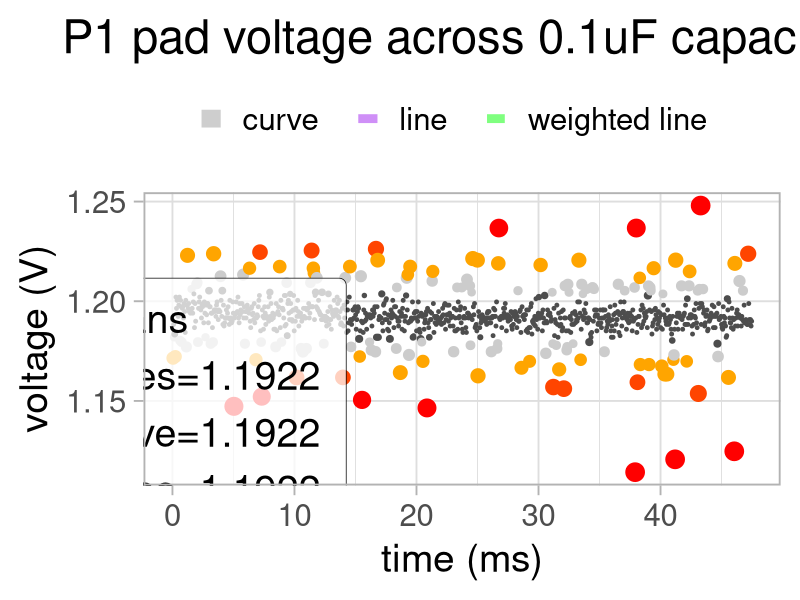
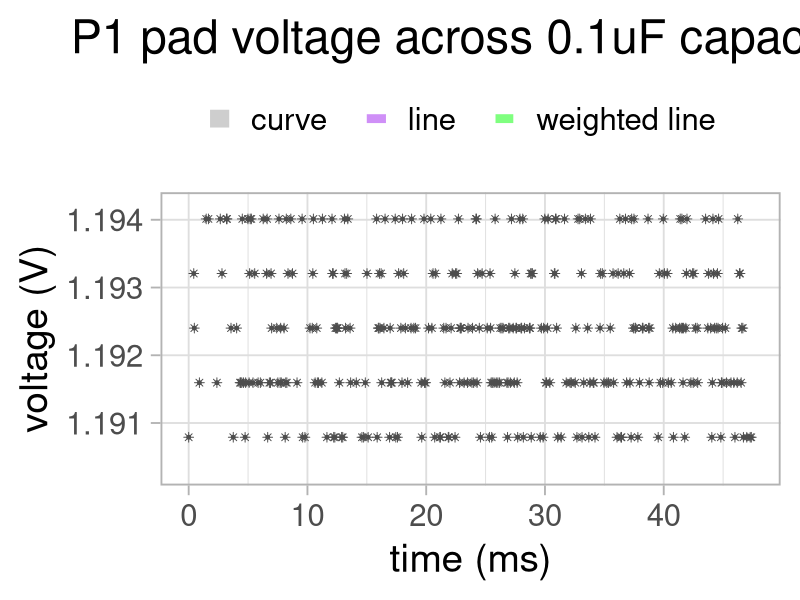
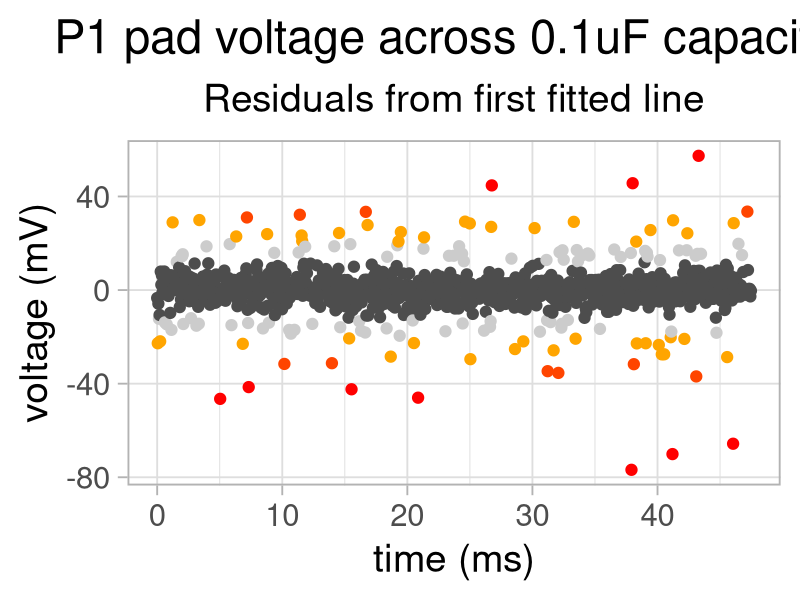
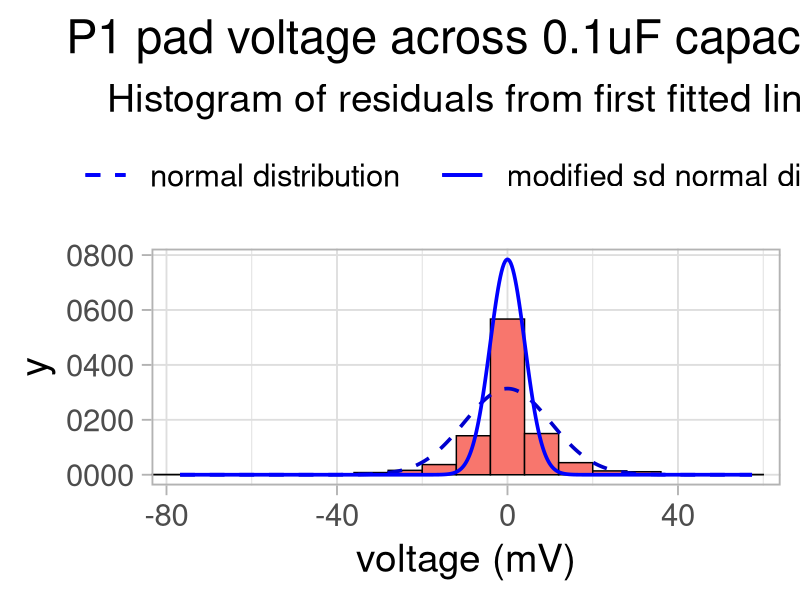
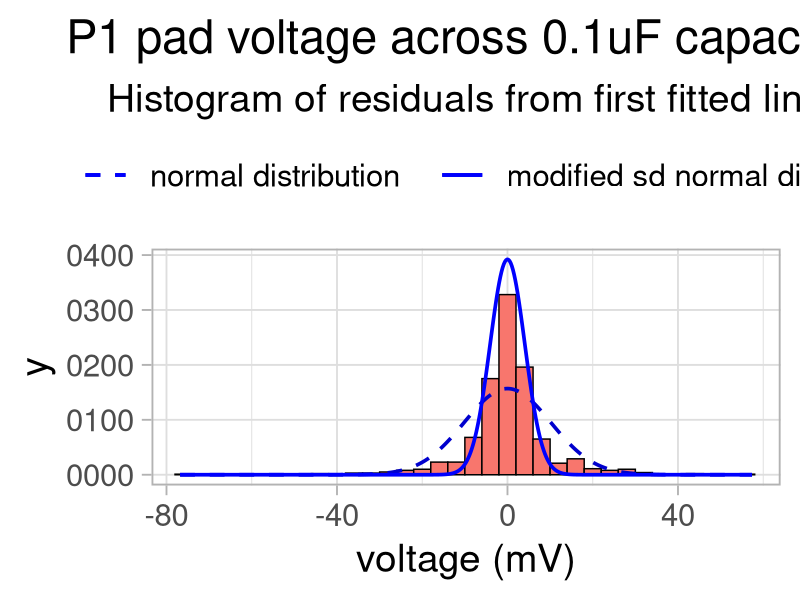
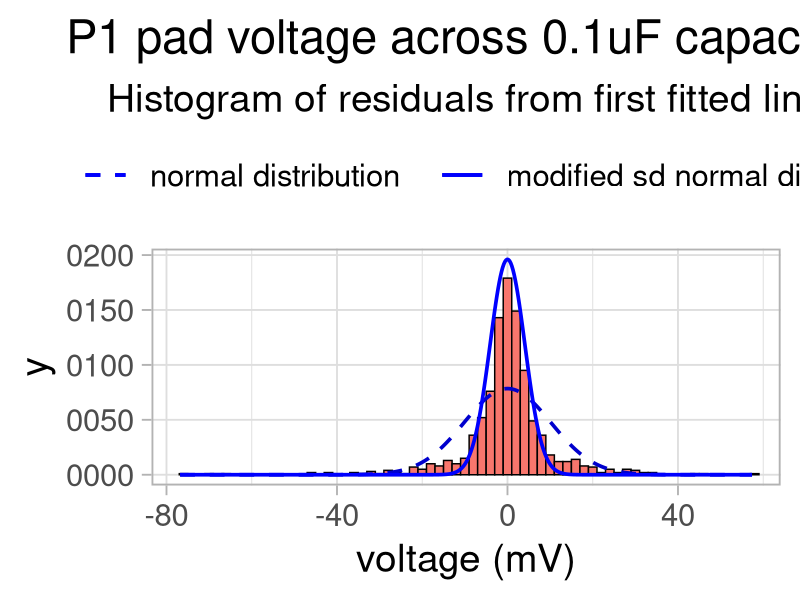
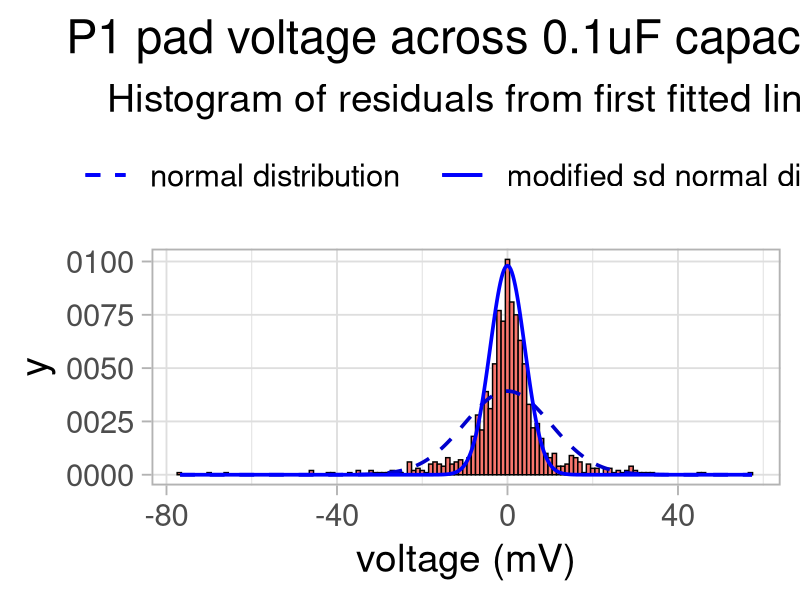
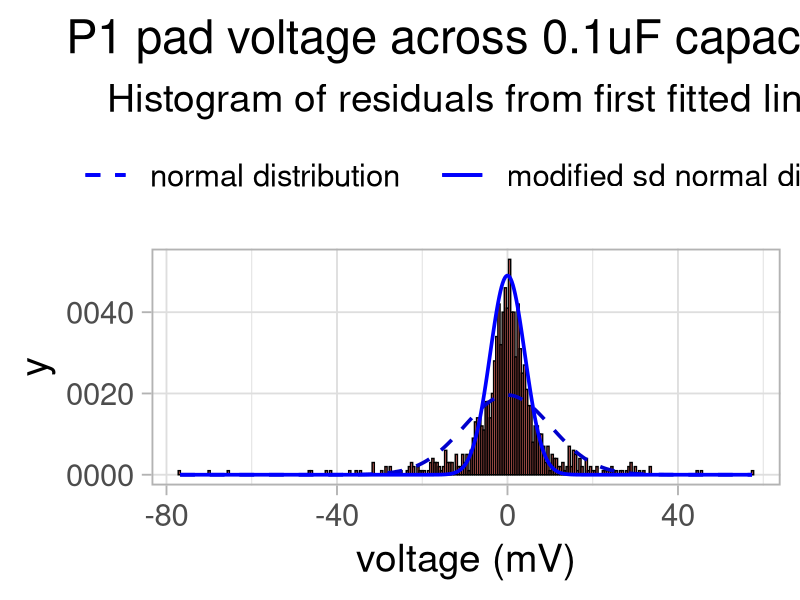

Source code (R) for these figures, in order:
library('stringr')
library('ggplot2')
library('grid')
library('gridExtra')

### Plot some ADC samples from a capacitor discharge or constant
### charge/distcharge looking at curve/line fitting and distribution
### of the samples

### This could be a lot neater

### A (different) example fo what was executed
###
### >>> [pulse.send(pulses) in range(10)] ; print(mean1000samples_alt2(p1))
### [False]
### 10470.7
### >>> pulses
### array('H', [40000, 500])

### 1000 ADC values from CP 5.0.0 on a CLUE (nRF52840 12 bit) Copied in from REPL 

### samples 1 2.2uF non-continuous

samples1 <- c(
     10592, 10624, 10544, 10624, 10656, 10592, 10544, 10560, 10576, 10576,
     10544, 10544, 10640, 10640, 10592, 10480, 10560, 10608, 10592, 10352,
     10592, 10336, 10544, 10528, 10608, 10592, 10544, 10432, 10608, 10496,
     10528, 10640, 10656, 10544, 10656, 10528, 10560, 10624, 10592, 10576,
     10560, 10448, 10112, 10624, 10640, 10624, 10560, 10512, 10496, 10624,
     10512, 10512, 10624, 10752, 10480, 10544, 10544, 10560, 10784, 10480,
     10528, 10640, 10528, 10496, 10704, 10592, 10480, 10560, 10592, 10512,
     10576, 10384, 10624, 10624, 10496, 10512, 10480, 10528, 10608, 10528,
     10576, 10496, 10512, 10480, 10336, 10736, 10544, 10480, 10496, 10416,
     10624, 10544, 10544, 10576, 10576, 10560, 10528, 10528, 10512, 10560,
     10560, 10528, 10560, 10496, 10144, 10496, 10832, 10528, 10560, 10496,
     10560, 10592, 10496, 10432, 10480, 10560, 10480, 10544, 10480, 10544,
     10496, 10512, 10544, 10512, 10528, 10560, 10512, 10544, 10544, 10496,
     10512, 10496, 10368, 10480, 10528, 10480, 10496, 10560, 10496, 10544,
     10496, 10432, 10512, 10544, 10528, 10544, 10560, 10560, 10544, 10592,
     10448, 10400, 10512, 10560, 10528, 10528, 10480, 10496, 10512, 10464,
     10464, 10480, 10464, 10480, 10480, 10496, 10560, 10496, 10464, 10448,
     10448, 10528, 10496, 10496, 10464, 10480, 10560, 10496, 10496, 10640,
     10560, 10512, 10480, 10512, 10496, 10480, 10480, 10544, 10464, 10480,
     10624, 10272, 10528, 10496, 10464, 10800, 10496, 10528, 10448, 10560,
     10512, 10496, 10464, 10528, 10480, 10576, 10480, 10560, 10480, 10576,
     10480, 10512, 10608, 10448, 10496, 10480, 10512, 10752, 10480, 10480,
     10480, 10480, 10480, 10464, 10480, 10544, 10464, 10432, 10608, 10384,
     10368, 10512, 10512, 10480, 10528, 10272, 10336, 10448, 10480, 10528,
     10416, 10464, 10448, 10416, 10480, 10576, 10512, 10496, 10512, 10528,
     10464, 10432, 10464, 10512, 10432, 10544, 10432, 10448, 10480, 10448,
     10432, 10464, 10352, 10432, 10480, 10464, 10528, 10480, 10416, 10480,
     10480, 10480, 10496, 10416, 10480, 10288, 10512, 10448, 10448, 10464,
     10304, 10384, 10480, 10448, 10480, 10624, 10496, 10448, 10368, 10496,
     10560, 10464, 10528, 10336, 10416, 10496, 10416, 10416, 10496, 10432,
     10352, 10416, 10496, 10496, 10432, 10560, 10416, 10528, 10320, 10464,
     10512, 10496, 10496, 10400, 10416, 10496, 10544, 10320, 10304, 10496,
     10352, 10400, 10512, 10352, 10464, 10384, 10400, 10496, 10480, 10416,
     10464, 10512, 10528, 10352, 10448, 10416, 10416, 10480, 10496, 10560,
     10416, 10400, 10416, 10448, 10480, 10320, 10400, 10720, 10416, 10416,
     10464, 10448, 10432, 10464, 10448, 10384, 10416, 10432, 10416, 10432,
     10352, 10416, 10352, 10224, 10416, 10464, 10464, 10496, 10416, 10128,
     10432, 10720, 10480, 10416, 10448, 10416, 10464, 10368, 10432, 10480,
     10432, 10464, 10496, 10480, 10464, 10432, 10352, 10400, 10496, 10416,
     10464, 10448, 10368, 10400, 10496, 10224, 10400, 10480, 10464, 10432,
     10448, 10416, 10416, 10496, 10496, 10464, 10416, 10400, 10368, 10384,
     10432, 9968, 10192, 10416, 10400, 10480, 10512, 10480, 10432, 10432,
     10480, 10352, 10432, 10416, 10512, 10384, 10176, 10752, 10528, 10192,
     10352, 10432, 10384, 10480, 10448, 10368, 10160, 10368, 10448, 10528,
     10448, 10352, 10320, 10416, 10400, 10384, 10336, 10432, 10368, 10384,
     10432, 10432, 10448, 10352, 10384, 10416, 10496, 10496, 10496, 10256,
     10080, 10624, 10448, 10384, 10336, 10448, 10400, 10432, 10400, 10432,
     10416, 10352, 10368, 10416, 10224, 10352, 10352, 10432, 10336, 10432,
     10288, 10464, 10432, 10240, 10432, 10352, 10400, 10432, 10416, 10464,
     10288, 10432, 10464, 10352, 10416, 10384, 10416, 10432, 10448, 10448,
     10448, 10656, 10480, 10400, 10432, 10432, 10416, 10432, 10480, 10464,
     10352, 10432, 10464, 10384, 10528, 10432, 10480, 10496, 10416, 10496,
     10416, 10496, 10368, 10416, 10800, 10400, 10352, 10576, 10384, 10432,
     10448, 10448, 10448, 10432, 10496, 10416, 10496, 10320, 10384, 10480,
     10416, 10336, 10416, 10336, 10352, 10400, 10368, 10288, 9792, 10320,
     10368, 10352, 10400, 10320, 10432, 10160, 10384, 10432, 10432, 10368,
     10432, 10352, 10304, 10416, 10432, 10368, 10352, 10432, 10352, 10496,
     10352, 10384, 10464, 10432, 10400, 10400, 10416, 10336, 10432, 10224,
     10592, 10368, 10432, 10352, 10384, 10368, 10432, 10432, 10416, 10352,
     10272, 10416, 10384, 10448, 10368, 10352, 10304, 10240, 10400, 10528,
     10416, 10352, 10368, 10416, 10448, 10464, 10368, 10256, 10400, 10400,
     10352, 10368, 10432, 10352, 10432, 10448, 10368, 10336, 10352, 10432,
     10448, 10544, 10368, 10496, 10384, 10240, 10368, 10256, 10352, 10288,
     10320, 10304, 10384, 10352, 10400, 10432, 10384, 10384, 10352, 10352,
     10368, 10384, 10352, 10368, 10752, 10368, 10368, 10416, 10336, 10224,
     10400, 10400, 10432, 10416, 10496, 10432, 10432, 10384, 10304, 10336,
     10336, 10368, 10384, 10384, 10368, 10496, 10304, 10384, 10384, 10384,
     10352, 10304, 10432, 10352, 10272, 10352, 10416, 10368, 10512, 10336,
     10432, 10304, 10336, 10336, 10368, 10368, 10368, 10320, 10368, 10352,
     10400, 10304, 10352, 9968, 10352, 10288, 10272, 10368, 10320, 10464,
     10368, 10320, 10336, 10432, 10656, 10368, 10368, 10336, 10384, 10336,
     10336, 10352, 10336, 10224, 10368, 10384, 10336, 10336, 10336, 10320,
     10384, 10352, 10368, 10320, 10272, 10224, 10352, 10368, 10320, 10320,
     10352, 10304, 10352, 10352, 10224, 10352, 10288, 10288, 10416, 10352,
     10432, 10368, 10304, 10112, 10288, 10352, 10400, 10320, 10352, 10352,
     10320, 10208, 10512, 10288, 10208, 10320, 10272, 10304, 10368, 10352,
     10368, 10304, 10352, 10336, 10288, 10272, 10336, 10368, 10288, 10560,
     10240, 10320, 10464, 10432, 10304, 10288, 10304, 10256, 10304, 10320,
     10368, 10272, 10368, 10256, 10224, 10352, 10304, 10256, 10320, 10288,
     10336, 10288, 10320, 10224, 10320, 10320, 10400, 10368, 10304, 10384,
     10368, 10320, 10320, 10304, 10288, 10368, 10336, 10416, 10320, 10304,
     10336, 10288, 10304, 10352, 10352, 10304, 10256, 10352, 10240, 10288,
     10304, 10256, 10304, 10400, 10288, 10384, 10272, 10320, 10336, 10224,
     10368, 10256, 10368, 10304, 10272, 10288, 10432, 10352, 10288, 10336,
     10288, 10368, 10304, 9552, 10320, 10336, 10288, 10384, 10320, 10272,
     10320, 10368, 10256, 10368, 10336, 10368, 10288, 10352, 10352, 10288,
     10512, 10320, 10320, 10352, 10336, 10272, 10160, 10336, 10288, 10272,
     10336, 10288, 10416, 10208, 10304, 10272, 10320, 10288, 10336, 10400,
     10304, 10368, 10352, 10336, 10208, 10288, 10352, 10240, 10336, 10352,
     10288, 10288, 10288, 10288, 10352, 10272, 10272, 10224, 10176, 10224,
     10224, 10224, 10272, 10384, 10368, 10208, 10320, 10320, 10320, 10336,
     10304, 9696, 10304, 10400, 10304, 10304, 10256, 10256, 10288, 10272,
     10304, 10272, 10240, 10320, 10304, 10240, 10208, 10272, 10208, 10336,
     10320, 10320, 10224, 10208, 10224, 10320, 10288, 10256, 10208, 10320,
     10240, 10224, 10224, 10352, 10384, 10336, 10336, 10304, 10304, 10256,
     10304, 10304, 10256, 10368, 10288, 10288, 10288, 10304, 10368, 10240,
     10272, 10304, 10240, 10320, 10160, 10320, 10240, 10304, 10208, 10160,
     10320, 10256, 10224, 10288, 10224, 10224, 10256, 10304, 10208, 10240,
     10304, 10288, 10368, 10336, 10256, 10176, 10304, 10288, 10240, 10224,
     10272, 10224, 10288, 10256, 10320, 10224, 10352, 10272, 10288, 10224)


### samples2 is 0.1uF ceramic/mylar with continuous pulsing at 400kHz 55000 duty
### 

### >>> discard = [print("    ", ", ".join(map(str,sample_store_list[x:x+10])), end=",\n") for x in range(0,1000,10)]

samples2 <- c(
  23808, 23712, 23680, 23696, 23696, 23712, 23696, 23712, 23696, 23648,
  23472, 23712, 23520, 23616, 23744, 23568, 23680, 23200, 23680, 23744,
  23712, 23760, 23152, 24208, 23984, 23456, 23280, 23664, 24256, 24528,
  23664, 23600, 23696, 23616, 23712, 23712, 24128, 23680, 23744, 23584,
  23936, 23600, 23552, 23936, 23648, 23840, 24448, 22928, 23664, 23360,
  24304, 23568, 23744, 23616, 23632, 23664, 23632, 23664, 23664, 23664,
  23776, 23776, 23744, 23424, 24128, 23872, 23552, 23600, 23728, 23696,
  23712, 23520, 23536, 23872, 23584, 23664, 23936, 23632, 23744, 23344,
  23680, 23712, 23664, 23744, 23664, 23600, 23600, 23680, 23648, 23856,
  23664, 23616, 23840, 23248, 24000, 23696, 23712, 23632, 24352, 23664,
  23664, 23776, 23616, 23584, 23600, 23712, 23664, 23632, 23888, 23856,
  23472, 23568, 23600, 23744, 23664, 23728, 23664, 23728, 23584, 23600,
  23872, 23696, 23440, 23568, 23504, 23712, 24336, 23744, 23712, 23760,
  23600, 23712, 23696, 23616, 23776, 23680, 23600, 23712, 23664, 23728,
  23680, 23712, 23488, 23616, 22864, 23696, 23680, 23584, 23680, 23632,
  23808, 23776, 23552, 23664, 23680, 23744, 23680, 23664, 23488, 23760,
  23744, 23808, 23536, 23728, 23712, 23408, 23648, 23744, 23712, 23728,
  23536, 23680, 23520, 23680, 23600, 23600, 23712, 23760, 23520, 23664,
  23664, 23616, 23744, 23744, 23600, 23712, 23488, 23744, 23728, 23088,
  23616, 23600, 23664, 24400, 23664, 23936, 23776, 23472, 23872, 24112,
  23472, 23680, 23728, 23664, 23536, 23664, 23568, 23664, 23680, 23552,
  23648, 23712, 23584, 23552, 23584, 23696, 23728, 23680, 23616, 23664,
  23600, 23824, 23504, 23680, 23360, 23232, 23680, 23904, 24320, 23744,
  23664, 23664, 23728, 23648, 23648, 23680, 23648, 23664, 23616, 23696,
  23696, 23536, 23760, 23648, 23648, 23776, 23696, 23792, 23536, 23504,
  23904, 23552, 23664, 24272, 23456, 23472, 23168, 23680, 23712, 23696,
  23568, 23552, 23632, 23664, 23648, 23504, 23712, 24016, 23888, 23824,
  23744, 23632, 23664, 23696, 23680, 23744, 23664, 23600, 23744, 23456,
  23552, 23600, 23664, 23808, 23664, 23664, 23376, 23728, 23440, 23728,
  23424, 23680, 24320, 23616, 23824, 23520, 23536, 23584, 23520, 23680,
  23680, 23600, 23840, 23680, 23744, 23312, 23168, 23536, 23264, 23712,
  23712, 23648, 23120, 23664, 23584, 23664, 23600, 23520, 23696, 23696,
  22432, 23680, 23728, 23456, 23648, 23664, 23776, 23600, 23664, 23632,
  23712, 22592, 23568, 23344, 23632, 24064, 23616, 22880, 23968, 23568,
  23008, 23792, 23488, 24240, 23648, 23680, 23504, 23712, 23808, 23552,
  23776, 23600, 23456, 23408, 24352, 23040, 23744, 23552, 23760, 23680,
  23600, 23664, 23632, 23264, 23680, 23648, 23296, 23520, 23840, 23344,
  23632, 23680, 23664, 23712, 23728, 23488, 23632, 23648, 23696, 23664,
  23616, 23696, 23744, 23616, 23632, 23664, 23600, 23680, 23584, 23744,
  23504, 23824, 23600, 23632, 23536, 23680, 23712, 23376, 24096, 23600,
  23456, 23728, 23504, 23744, 23632, 23712, 23664, 23600, 23664, 23808,
  23504, 23648, 23760, 23968, 23616, 24000, 23840, 23680, 23696, 23808,
  24208, 23600, 23600, 23680, 23888, 23312, 23488, 23728, 23456, 23744,
  23648, 23696, 23648, 23680, 23728, 23552, 23680, 23536, 23808, 23632,
  23664, 23648, 23680, 23920, 23648, 23152, 23712, 23280, 23632, 23712,
  23664, 23664, 23664, 23728, 23808, 23664, 23712, 23600, 23744, 23664,
  23664, 23760, 23664, 23552, 23680, 23680, 23680, 22768, 23680, 23808,
  23600, 24272, 23600, 23344, 23680, 23968, 23584, 23664, 23536, 23552,
  23872, 23664, 23824, 23968, 24064, 23632, 23632, 23712, 23568, 23728,
  23744, 23600, 23632, 23888, 23232, 23664, 23632, 23744, 23648, 23344,
  23616, 23632, 23712, 23744, 23600, 23664, 23552, 23712, 23680, 23664,
  23664, 23680, 23696, 23760, 23760, 23552, 23744, 23600, 23488, 23376,
  23600, 24096, 23712, 23584, 23616, 23744, 23664, 23584, 23600, 23840,
  23760, 23744, 23664, 23568, 23728, 23616, 23648, 23680, 23280, 23744,
  23632, 23536, 23760, 23616, 23664, 23648, 23696, 23680, 23616, 23616,
  23488, 23648, 24112, 23200, 23648, 23840, 23520, 23712, 23600, 23552,
  23664, 23664, 23728, 23664, 23712, 23680, 23712, 23520, 23584, 23680,
  23696, 23680, 23632, 23680, 23664, 23536, 23584, 23680, 23568, 23472,
  23680, 23680, 23664, 23680, 23648, 23616, 23568, 23712, 23408, 23600,
  23696, 23712, 24080, 23552, 23152, 23728, 23680, 23824, 23696, 23664,
  23488, 23760, 23808, 23472, 23552, 23616, 23680, 23760, 23696, 23408,
  23904, 23792, 23360, 23408, 23664, 23808, 23648, 23408, 23760, 23568,
  23488, 23632, 23728, 23680, 23632, 23664, 23536, 23760, 23744, 23328,
  23744, 23552, 24448, 23536, 23488, 23840, 21808, 24176, 23696, 23424,
  23696, 23104, 23504, 23728, 23696, 23744, 23728, 23680, 23648, 23632,
  23872, 23520, 23520, 23824, 23648, 24000, 23680, 24416, 23680, 23520,
  23536, 23648, 23680, 23680, 23680, 23680, 23680, 23536, 23552, 23744,
  23600, 23632, 23536, 23792, 23680, 23680, 23664, 23744, 23472, 23648,
  23664, 23680, 23712, 24128, 23680, 23488, 23552, 23664, 23664, 23696,
  23664, 23232, 23456, 23344, 23968, 23504, 23584, 23664, 23664, 23968,
  22976, 23632, 23648, 23504, 23536, 23664, 23680, 23744, 23664, 23728,
  23664, 23520, 23536, 23792, 23792, 23680, 23600, 23392, 23616, 23664,
  24112, 23472, 23456, 23808, 23680, 23696, 23664, 23664, 23680, 23520,
  23536, 23248, 23664, 23648, 23552, 23392, 23680, 23840, 23648, 24000,
  23680, 23600, 23664, 23664, 23680, 23680, 23648, 23136, 23584, 23616,
  24000, 23936, 23648, 23728, 23728, 23536, 23536, 23600, 23712, 23728,
  23664, 23680, 23712, 23760, 23616, 23472, 23520, 23600, 23680, 23856,
  23664, 23888, 24608, 23552, 23552, 23600, 23664, 23696, 23680, 24208,
  23616, 23472, 23600, 24288, 24272, 23680, 23696, 23680, 23632, 23136,
  23696, 23616, 23568, 23696, 23680, 23648, 23616, 23712, 23744, 23216,
  23552, 23296, 23616, 23856, 23680, 23712, 23664, 23536, 23536, 23568,
  23536, 23728, 23712, 23664, 23680, 23648, 23632, 23568, 23536, 23664,
  23696, 23776, 23600, 23664, 23648, 23232, 23552, 23616, 23616, 23648,
  23552, 24336, 23632, 23680, 23328, 23536, 23344, 24144, 23648, 24096,
  23680, 23536, 23648, 23744, 23552, 23760, 23664, 23616, 23632, 23632,
  23680, 23552, 23616, 23696, 23616, 23712, 23648, 23680, 23440, 23632,
  23840, 23488, 23584, 23344, 23664, 23552, 23632, 23664, 23824, 23488,
  23584, 23712, 23680, 23648, 23664, 23616, 23712, 22336, 23616, 23632,
  23760, 23680, 23712, 23312, 23728, 23680, 23744, 23200, 23536, 23856,
  23296, 22944, 23632, 23792, 23632, 23520, 23504, 23664, 23632, 23648,
  23616, 23664, 23680, 23584, 23616, 23504, 23168, 23616, 23680, 22608,
  23664, 23632, 23632, 23552, 23568, 23680, 23616, 23680, 23680, 23664,
  23248, 23536, 23616, 23424, 23728, 23600, 23744, 23728, 23808, 23472,
  23264, 23488, 23088, 23664, 22912, 24000, 23408, 23680, 23616, 23472,
  23472, 23696, 23568, 23664, 23696, 23792, 23712, 23856, 23536, 23888,
  23536, 23920, 23568, 23792, 23600, 23680, 23648, 23664, 23536, 23664,
  23744, 23648, 23616, 23600, 23664, 23536, 23536, 23728, 23648, 23664,
  23808, 23616, 23408, 23920, 23712, 23376, 23552, 23808, 23648, 23696,
  23600, 23328, 23536, 23552, 23280, 23728, 23776, 23536, 23712, 23568,
  23600, 23264, 23488, 23680, 23664, 23600, 23712, 23680, 23616, 23648
)

### same as samples2

samples3 <- c(
  23664, 23648, 23680, 23568, 23472, 23552, 23808, 23680, 23648, 23664,
  23712, 23440, 23232, 24048, 23712, 23696, 23696, 23600, 23664, 23664,
  23664, 23808, 23568, 23536, 23744, 23312, 23840, 23680, 23712, 23664,
  23680, 23648, 23664, 23664, 23584, 23664, 23744, 23712, 23744, 23536,
  23888, 23328, 23344, 23632, 23584, 23744, 23632, 23712, 23824, 23584,
  23664, 23632, 23504, 23584, 23712, 23680, 23504, 23600, 23600, 23648,
  23408, 23360, 23680, 23648, 22080, 23664, 23600, 23712, 23664, 23680,
  23648, 23696, 23584, 23584, 23680, 23664, 23792, 23648, 22912, 23648,
  23488, 23488, 23616, 23648, 23520, 23632, 23664, 23648, 23936, 23616,
  23680, 23392, 23904, 23680, 23616, 23616, 23600, 23744, 23712, 23488,
  23600, 23872, 23936, 23664, 23936, 23712, 23760, 23504, 23712, 23568,
  23680, 23616, 23600, 23632, 23648, 23648, 23760, 23616, 23920, 23680,
  23680, 23760, 23744, 23648, 23840, 23584, 23584, 23856, 23376, 23424,
  23648, 23920, 23696, 23792, 23680, 23552, 23760, 23520, 23552, 23728,
  23680, 23712, 23680, 23632, 23696, 23696, 23568, 23712, 23616, 23696,
  23680, 23600, 23648, 23632, 23616, 23728, 24176, 23792, 23472, 24160,
  23680, 23488, 23664, 23744, 23696, 23456, 23344, 23600, 23632, 23632,
  23616, 23904, 23664, 23536, 23504, 23680, 23648, 23648, 23632, 23728,
  23696, 23632, 23520, 23392, 23664, 23744, 23680, 23648, 23664, 23744,
  23536, 23536, 22640, 23104, 23664, 23632, 23680, 23344, 23456, 23376,
  23680, 23664, 23808, 23616, 23552, 23632, 23744, 23776, 23600, 23584,
  23600, 23664, 23840, 23664, 22992, 23536, 23552, 23552, 23584, 23632,
  23584, 23712, 23520, 23792, 23712, 23712, 23584, 23296, 23776, 23616,
  23280, 23664, 23568, 23696, 23648, 23552, 23680, 23680, 23648, 24192,
  24352, 23776, 23664, 23584, 23792, 23632, 23600, 23680, 23680, 23824,
  23712, 23552, 23744, 23728, 23536, 23200, 23616, 23728, 23504, 23536,
  23648, 23808, 23552, 23680, 23696, 23648, 23168, 23568, 23744, 23600,
  23648, 23632, 23616, 23584, 24272, 23584, 23616, 23696, 23568, 23680,
  23840, 23744, 23632, 24240, 23616, 23776, 23568, 23680, 23744, 23648,
  23648, 23648, 23680, 23680, 23696, 23712, 23696, 23568, 23728, 23648,
  23616, 23728, 23888, 23616, 23696, 23936, 23616, 24064, 23648, 23536,
  23504, 23648, 23584, 23648, 23616, 23648, 23680, 23936, 23584, 23680,
  23568, 24368, 23504, 23664, 23488, 24000, 23904, 23536, 23552, 23696,
  23312, 23584, 23744, 23600, 23696, 23648, 23552, 23584, 23680, 23536,
  23696, 23648, 23552, 23728, 23536, 23616, 23664, 23872, 23600, 24080,
  23200, 23936, 23360, 23536, 23616, 23776, 23696, 23632, 23632, 23680,
  23648, 23680, 23712, 23152, 23280, 23632, 23568, 23504, 23664, 23680,
  23712, 23632, 23568, 23664, 23568, 23664, 23632, 23664, 23680, 23616,
  23664, 23344, 23552, 23232, 23504, 23680, 23600, 23664, 23552, 23520,
  23552, 23600, 23072, 23712, 23648, 23648, 23744, 23536, 23712, 23568,
  23888, 23744, 23552, 24176, 23808, 23952, 22544, 23440, 23680, 23616,
  23712, 22880, 23680, 23248, 23744, 23520, 23632, 23632, 23664, 23680,
  23600, 23664, 23760, 23584, 23488, 24304, 22896, 23744, 23632, 23680,
  23680, 23648, 23696, 23744, 23856, 23568, 23600, 23648, 23632, 23648,
  23744, 23600, 23792, 24000, 23488, 23616, 23680, 23632, 23952, 23648,
  23472, 23776, 23552, 23632, 23696, 23664, 23552, 23648, 23680, 23680,
  23520, 23648, 23696, 23648, 23664, 23616, 23680, 23584, 23536, 23664,
  23552, 23728, 23664, 23856, 23616, 23744, 23664, 23568, 23664, 23712,
  23808, 23712, 23600, 23712, 23504, 23280, 23920, 23712, 23616, 23680,
  23696, 23296, 23504, 23456, 23568, 23568, 23552, 23664, 23600, 23632,
  23600, 23648, 23776, 23536, 23440, 23536, 23680, 23744, 23648, 23760,
  23680, 23744, 23520, 23648, 23632, 23680, 23744, 23680, 23600, 23760,
  24240, 23568, 23280, 23728, 23712, 23680, 23648, 23728, 23696, 23616,
  23664, 23632, 23680, 23328, 23712, 23840, 23872, 23200, 23728, 23632,
  23664, 23680, 24416, 23520, 23664, 23712, 23696, 23536, 23664, 23888,
  23632, 23072, 23696, 23376, 23712, 23648, 23424, 23552, 23744, 23664,
  23616, 23680, 23600, 23664, 23680, 23584, 23632, 23632, 23872, 23632,
  24192, 23632, 23680, 23472, 23728, 23664, 23552, 23680, 23712, 23680,
  23648, 23664, 23552, 23536, 23152, 23520, 23600, 23600, 23696, 23584,
  23472, 23776, 23280, 24048, 23568, 23584, 23616, 23680, 23680, 23728,
  23552, 23536, 23728, 23680, 23600, 23648, 23600, 23568, 23392, 23648,
  23536, 23776, 23616, 23552, 23648, 23584, 23680, 23648, 23536, 23728,
  23584, 23616, 23696, 23744, 23600, 23536, 23280, 23968, 23552, 23104,
  23632, 23840, 23728, 23600, 23680, 23664, 23488, 24112, 23680, 23776,
  23680, 23600, 23792, 23728, 23728, 23504, 23296, 23648, 23696, 23616,
  23680, 23648, 23568, 23664, 23712, 23552, 23536, 23648, 23632, 23696,
  23840, 23536, 23744, 23472, 23552, 23680, 23568, 23600, 23648, 23616,
  23776, 23664, 23488, 23712, 23664, 23648, 23808, 23680, 23952, 23680,
  23696, 23616, 23856, 23664, 23200, 23760, 23568, 23728, 23664, 23616,
  23648, 23664, 23648, 23808, 23904, 23184, 23760, 23632, 23584, 23056,
  23712, 23632, 23632, 23616, 23648, 23696, 23488, 23344, 23680, 23600,
  23984, 23680, 23616, 23712, 23472, 23616, 23712, 23680, 23600, 23616,
  23680, 23664, 23872, 23344, 23664, 23680, 23552, 23664, 23920, 23712,
  23680, 23616, 23680, 23664, 22496, 23760, 23632, 23776, 24448, 23648,
  23648, 23664, 23488, 23744, 23472, 23728, 23600, 23680, 23600, 23600,
  23936, 23936, 23552, 23712, 23568, 23600, 23600, 23600, 23648, 23664,
  23552, 23808, 23680, 23680, 23504, 23632, 23744, 23600, 23664, 23808,
  23984, 23488, 23600, 23680, 23728, 23664, 23648, 23664, 23888, 23504,
  23632, 23664, 23664, 23744, 23680, 23712, 23648, 23616, 23360, 23744,
  23520, 23600, 23872, 24016, 23664, 24000, 23632, 23648, 23088, 23600,
  23744, 23696, 23504, 23712, 23664, 23648, 23680, 23296, 23664, 23680,
  23552, 23360, 23328, 23520, 23040, 23584, 23712, 23680, 23568, 23648,
  22960, 23248, 23632, 23632, 23680, 24016, 23312, 23728, 23600, 23728,
  23440, 23632, 23648, 23552, 23728, 23568, 23472, 23616, 23760, 23264,
  23888, 23872, 23568, 23648, 23872, 23632, 23712, 23504, 23648, 24000,
  23008, 23920, 23712, 23552, 23680, 23616, 23664, 23536, 23680, 23504,
  23584, 23600, 23744, 23552, 23488, 23600, 23632, 23680, 23776, 23600,
  23792, 23584, 23552, 23600, 23680, 23712, 23568, 23744, 23664, 23504,
  23472, 23808, 23808, 23552, 23584, 23648, 23648, 23584, 23568, 23696,
  23456, 23552, 23792, 23600, 23040, 23440, 23744, 24176, 23536, 23680,
  23600, 23568, 23616, 23616, 23792, 23696, 23648, 23632, 23552, 23792,
  23856, 23616, 23664, 23216, 23536, 23616, 23472, 23696, 23008, 23728,
  23696, 23552, 23744, 23600, 23536, 24032, 23664, 23056, 23824, 23696,
  23600, 23872, 23728, 23312, 23584, 23680, 23680, 23552, 24176, 23648,
  24064, 23664, 23488, 23616, 23680, 23664, 23648, 23584, 23744, 23632,
  23648, 23584, 23600, 23568, 23616, 23728, 23744, 23648, 23712, 23616,
  23600, 23824, 23632, 23616, 23616, 23680, 23568, 23664, 23552, 23024,
  23760, 24144, 23616, 23680, 23440, 23616, 23360, 23136, 23680, 23648,
  23536, 23568, 23680, 24080, 23840, 23680, 23632, 23536, 23616, 23648,
  23664, 23680, 23648, 23680, 23488, 23488, 23552, 23632, 23600, 23584
)

samples4 <- c(
  23648, 23264, 23600, 23472, 23504, 23280, 23872, 23760, 23840, 23696,
  23680, 23792, 23872, 23440, 23840, 23776, 23424, 23760, 23776, 23664,
  23808, 23728, 23520, 23840, 23376, 23792, 24288, 23760, 23808, 23728,
  23744, 23712, 23728, 23952, 23760, 23712, 23824, 23904, 23568, 23808,
  23632, 24000, 24000, 24016, 23424, 23760, 23824, 23872, 23760, 23744,
  23664, 23792, 23776, 23808, 23616, 23824, 23712, 23472, 23792, 23696,
  23808, 23808, 23616, 23936, 23776, 23776, 23408, 23712, 23712, 23568,
  23424, 24304, 23744, 23728, 23744, 23680, 23792, 23824, 23728, 23648,
  23744, 23728, 23728, 24080, 23840, 23680, 23936, 23600, 23792, 23584,
  23616, 23664, 23664, 23744, 23664, 23712, 23776, 23664, 23600, 23840,
  23648, 23664, 23616, 23632, 23824, 23712, 22784, 23664, 23696, 23712,
  23824, 23712, 23728, 23872, 23664, 23616, 23808, 23696, 23744, 23728,
  23808, 23728, 24096, 23664, 23776, 23408, 23728, 23664, 23728, 23792,
  23760, 23744, 23712, 24160, 23632, 23568, 23760, 23776, 23696, 23712,
  23648, 23808, 23616, 23664, 23248, 23664, 23696, 23680, 23776, 23840,
  23888, 24320, 23536, 23424, 22880, 23744, 23680, 23552, 23664, 23776,
  23712, 23600, 23664, 23680, 23664, 23776, 23632, 23872, 23920, 23680,
  23808, 23648, 23664, 23712, 23664, 23552, 23696, 23552, 23376, 23808,
  23536, 23712, 23728, 23776, 23696, 24176, 23568, 23840, 23424, 23760,
  23760, 23744, 23664, 23888, 23584, 23888, 23600, 24016, 23488, 23808,
  23840, 23712, 23648, 23904, 23808, 23728, 23648, 23632, 23744, 23888,
  23536, 23744, 23632, 23760, 23072, 23680, 23840, 23728, 23584, 23680,
  23696, 23712, 23360, 23632, 23664, 23328, 23760, 23680, 23664, 23760,
  23664, 23360, 23744, 23760, 23760, 23808, 23664, 23712, 24016, 23776,
  24336, 23776, 23776, 24160, 24112, 23648, 23888, 23920, 23776, 24064,
  23760, 23744, 23840, 23728, 23712, 23696, 23696, 23648, 23920, 23648,
  23680, 23408, 23680, 23680, 23680, 23632, 23584, 23664, 23728, 23904,
  23600, 23648, 23776, 23648, 23552, 23744, 23712, 23696, 23680, 23840,
  23696, 23744, 23712, 23744, 23872, 23808, 23680, 23664, 23840, 23728,
  23600, 23616, 23600, 23760, 23072, 23584, 23792, 23664, 24064, 23744,
  23520, 23824, 23744, 23536, 23616, 23872, 24176, 23648, 23376, 23600,
  23648, 23744, 23744, 23664, 23760, 23776, 23696, 23552, 23648, 23728,
  23776, 23760, 23456, 23280, 23536, 24080, 23632, 22848, 23616, 23520,
  23744, 23888, 23632, 23712, 23648, 23552, 23680, 23680, 23696, 23680,
  23424, 23696, 23664, 23344, 23584, 23744, 23680, 23744, 23712, 23776,
  23328, 24352, 23472, 23776, 24240, 23472, 23648, 23680, 23664, 23664,
  23664, 23904, 23616, 23536, 23792, 23808, 23712, 23648, 23840, 23856,
  23648, 23552, 23696, 23536, 23616, 23456, 23680, 23744, 23664, 23712,
  23840, 23696, 23568, 23776, 23680, 23776, 23360, 23968, 23664, 23632,
  23584, 23632, 23728, 23120, 23680, 23712, 23552, 23760, 23840, 23680,
  23536, 23632, 23680, 23888, 24064, 23744, 24096, 23616, 23296, 23632,
  24176, 23632, 23664, 23648, 23824, 23472, 23488, 23712, 23664, 23728,
  23664, 23536, 23728, 23632, 23824, 23680, 23552, 23520, 23456, 23712,
  23424, 23680, 23232, 23696, 23552, 23616, 23648, 23696, 23728, 22768,
  23760, 23616, 23568, 23472, 23728, 23648, 23648, 23712, 24032, 24128,
  23808, 23520, 23680, 23616, 23664, 23600, 23680, 23616, 23632, 23728,
  23648, 23648, 23616, 23664, 23600, 23680, 23760, 23696, 23616, 23792,
  23808, 23552, 23648, 23696, 23792, 23696, 23632, 23792, 23712, 23584,
  23664, 23680, 23680, 23680, 23584, 23328, 23760, 23536, 23664, 23536,
  23744, 23968, 23552, 23824, 23664, 23680, 23744, 23776, 23616, 23968,
  23552, 23520, 23664, 23680, 23760, 23664, 23568, 23520, 24048, 23712,
  23712, 23664, 23696, 23984, 23392, 23680, 23920, 23648, 24256, 23776,
  23696, 23808, 23568, 23584, 23600, 23536, 24240, 23088, 23728, 23680,
  23568, 23472, 23616, 23648, 23696, 23680, 23664, 23648, 23664, 23632,
  23632, 23664, 23600, 23712, 23728, 23664, 23728, 23616, 23664, 23616,
  23328, 23664, 23680, 23488, 23760, 23680, 23744, 23680, 23584, 23824,
  23360, 23408, 24208, 24560, 23664, 23648, 23664, 23680, 23568, 23680,
  23664, 23760, 23712, 23760, 23808, 23680, 23536, 23664, 23696, 23632,
  23680, 23680, 23664, 23648, 23728, 23584, 23552, 23712, 23600, 23680,
  23680, 23728, 23712, 23648, 23568, 23680, 23936, 23632, 23632, 23728,
  23744, 23520, 23168, 23776, 23680, 23680, 23696, 23648, 23696, 23696,
  23536, 23744, 23552, 23520, 23744, 23568, 23232, 23568, 23776, 23808,
  23504, 23632, 23616, 23648, 23600, 23680, 23584, 23856, 23648, 23680,
  23552, 23712, 23872, 23664, 23664, 24192, 23680, 23712, 23536, 23744,
  23664, 23616, 23888, 23616, 23312, 23632, 23616, 23744, 23696, 23696,
  23712, 23712, 23680, 23632, 23648, 23920, 23408, 22976, 23760, 23488,
  23648, 23616, 23392, 23792, 23600, 23472, 23712, 23152, 23584, 23664,
  23600, 23728, 23536, 23568, 23744, 22960, 23664, 23984, 23664, 23536,
  23344, 23376, 24000, 23536, 23920, 23664, 23680, 23520, 23648, 23600,
  23712, 23408, 23600, 23712, 23728, 23616, 23696, 23648, 23632, 23824,
  23664, 24240, 23824, 23712, 23248, 23552, 24000, 23680, 23904, 23648,
  23744, 23664, 23712, 23808, 23952, 23616, 23616, 23664, 23664, 23424,
  23648, 23504, 23472, 23520, 23968, 23968, 23632, 23952, 23744, 23680,
  23696, 23744, 23536, 23696, 23600, 23616, 23664, 23600, 23744, 23616,
  23568, 23664, 23744, 23744, 23664, 23328, 23744, 23680, 23536, 23568,
  23632, 23600, 23696, 23664, 23632, 23776, 23536, 23472, 23584, 23648,
  23472, 23696, 23536, 23792, 23712, 23600, 23648, 23648, 23728, 24000,
  23520, 23696, 23488, 23824, 23712, 23584, 23664, 23728, 23728, 23824,
  23936, 23696, 23664, 23552, 23648, 23712, 23632, 23616, 23680, 23712,
  23632, 23680, 23680, 23536, 23744, 23632, 23648, 23968, 22128, 23664,
  24560, 23520, 23024, 23600, 23680, 23680, 24064, 23200, 23744, 23568,
  23792, 23600, 23760, 23632, 23712, 23680, 23664, 23680, 23728, 23568,
  23888, 23984, 23200, 23744, 23968, 23936, 23728, 23504, 23584, 23616,
  24160, 23744, 23648, 23760, 23696, 23552, 23664, 23600, 23728, 23632,
  23664, 23712, 23568, 23696, 23184, 23552, 23904, 23792, 23696, 23104,
  23664, 23632, 23600, 23104, 23744, 23664, 23600, 23616, 23680, 23648,
  23552, 23504, 23440, 23680, 23248, 23296, 23552, 22256, 24240, 23616,
  23680, 23712, 23552, 23680, 23712, 23680, 23664, 23680, 23984, 23648,
  23552, 23680, 23696, 23712, 23600, 23792, 23600, 23232, 23856, 23600,
  23664, 23984, 24128, 23696, 23664, 23696, 23584, 23504, 23680, 23600,
  23744, 23680, 23664, 23808, 23616, 23568, 23936, 22912, 23760, 23952,
  23808, 24784, 23600, 23808, 23776, 23952, 23712, 23744, 23584, 23616,
  23680, 23696, 23744, 23536, 23552, 23680, 23632, 23648, 23664, 23712,
  23696, 23792, 23680, 23568, 23776, 23680, 23568, 23696, 23680, 23712,
  23408, 23280, 23808, 23648, 23664, 23664, 23680, 23600, 23568, 23552,
  23776, 23680, 23616, 23664, 23584, 23472, 23488, 23856, 23744, 23072,
  23824, 23664, 23616, 23616, 23568, 23760, 23664, 23552, 23648, 22336,
  24208, 23584, 23664, 23712, 23744, 23584, 23696, 23696, 24032, 23664,
  23680, 23584, 23680, 23648, 23936, 23632, 23792, 23616, 23616, 23648,
  23632, 23600, 23600, 24304, 23808, 23648, 23600, 23648, 23584, 23632
)


batt_samples5 <- c(
  29056, 28272, 28592, 28608, 28672, 28528, 28672, 28832, 28400, 29520,
  28784, 28608, 28784, 28544, 28576, 28672, 28528, 28672, 28640, 28576,
  28480, 28640, 28512, 28640, 28352, 27600, 28800, 29136, 28544, 29568,
  29216, 28560, 28608, 28720, 28704, 28912, 28640, 29168, 28672, 28528,
  28592, 29264, 28672, 28560, 28576, 28736, 28544, 28448, 28544, 28944,
  28656, 28480, 28336, 28608, 28624, 28608, 28544, 28768, 28464, 27536,
  28432, 28464, 28544, 28576, 29520, 28640, 28624, 28464, 28624, 28720,
  28560, 28624, 28656, 28016, 28064, 28544, 28544, 28576, 28736, 28576,
  28672, 28528, 28864, 28512, 28464, 28528, 28496, 28736, 28560, 28320,
  28720, 27872, 28448, 28416, 28368, 28688, 28608, 28496, 27728, 28528,
  28464, 28032, 28640, 28592, 28480, 28528, 28528, 28672, 28736, 28592,
  28576, 28528, 28528, 28592, 28608, 28928, 28608, 27136, 28416, 28704,
  28128, 27712, 28544, 28592, 28768, 28224, 28720, 28848, 28336, 27936,
  28512, 28640, 28512, 28800, 31936, 28608, 28608, 28640, 28608, 28512,
  28704, 28592, 28592, 28240, 28432, 28528, 28624, 28592, 28528, 28592,
  28528, 28640, 28608, 28480, 28736, 28608, 28560, 28544, 28528, 28576,
  28656, 28672, 28496, 27648, 28784, 29040, 28752, 28960, 28704, 28672,
  28512, 28640, 28544, 28608, 28672, 28720, 28608, 28576, 28544, 28528,
  28624, 28528, 28848, 28704, 28640, 28592, 28512, 28544, 28592, 28608,
  28560, 28736, 28640, 28592, 28736, 28464, 29488, 28640, 28720, 28608,
  28656, 27584, 28560, 28912, 28800, 28400, 28512, 28928, 28592, 28576,
  28592, 28672, 28576, 28672, 28576, 28608, 27232, 28400, 28512, 28592,
  28512, 28576, 28624, 28560, 28464, 28672, 28592, 28672, 28544, 28496,
  28528, 28544, 28656, 28480, 28336, 28768, 28912, 29744, 28112, 28528,
  28560, 28640, 28656, 28656, 28656, 28560, 29728, 28528, 28640, 28832,
  29616, 28768, 28640, 28528, 28448, 28400, 28560, 28688, 28784, 28608,
  28608, 28576, 28544, 28592, 28544, 28176, 29552, 28560, 28624, 28496,
  28736, 28480, 28560, 28592, 28544, 28560, 28624, 28624, 28544, 28576,
  28208, 28640, 28400, 28640, 28608, 28480, 28544, 28480, 28912, 28688,
  28608, 28464, 28704, 28672, 28592, 28608, 28608, 28608, 28640, 28608,
  28592, 28528, 28688, 28704, 28608, 28544, 28816, 28464, 28016, 28688,
  28768, 28624, 28608, 28608, 28672, 28720, 28656, 28544, 28528, 28416,
  28704, 28672, 28608, 29248, 28640, 27520, 28928, 28672, 28560, 28496,
  28656, 28608, 28128, 29360, 28592, 28608, 28512, 28560, 28448, 28656,
  28992, 28608, 28688, 28496, 28672, 28496, 28736, 28672, 28592, 28544,
  28528, 29104, 28512, 28752, 29296, 29968, 29040, 28560, 28688, 28608,
  28608, 28512, 27872, 28720, 28640, 28592, 29104, 27600, 28560, 28512,
  28512, 28736, 28640, 28640, 28736, 28544, 28592, 28704, 28672, 28592,
  28496, 28848, 28432, 28560, 28496, 28592, 28656, 28848, 28464, 28560,
  28544, 28528, 28464, 28624, 28704, 28560, 28512, 28864, 28688, 28544,
  28832, 28576, 28464, 28448, 29376, 28528, 28560, 28640, 28192, 28544,
  28432, 28656, 28624, 27536, 28448, 28576, 28624, 28576, 28608, 28672,
  28576, 28672, 28496, 28768, 28384, 28752, 28544, 28640, 28640, 28528,
  28576, 28592, 28368, 28576, 28640, 28528, 28608, 28640, 28640, 28528,
  28544, 28704, 28608, 28528, 28736, 28560, 28672, 28656, 28640, 28704,
  28672, 28848, 28528, 28592, 28640, 28400, 27424, 28608, 28432, 28704,
  28768, 28608, 28080, 28832, 28848, 28848, 28592, 29744, 28560, 28528,
  27648, 28928, 29360, 28928, 28752, 28528, 28576, 28512, 28528, 29408,
  28320, 28480, 28608, 28576, 28368, 28608, 28656, 28656, 28592, 28592,
  28560, 28576, 28528, 28592, 28576, 28576, 28464, 28560, 29200, 28464,
  28560, 28608, 28592, 28672, 29840, 28656, 28880, 27504, 29888, 28800,
  28416, 28368, 28672, 28640, 29984, 28592, 30672, 28608, 28608, 28640,
  28480, 28352, 28608, 28992, 28528, 28480, 28544, 28672, 28544, 28544,
  25520, 28608, 28496, 28448, 28288, 28592, 28800, 28688, 28384, 28400,
  28336, 28528, 28272, 28688, 28592, 28592, 28032, 28656, 28480, 28160,
  28800, 28512, 28608, 28432, 28512, 28880, 28592, 28512, 28656, 28640,
  28512, 28448, 28464, 28512, 28544, 28672, 27904, 28672, 28208, 28608,
  28576, 28736, 28512, 28528, 28608, 28656, 28640, 28656, 28640, 28544,
  28656, 28528, 28464, 28512, 28592, 28592, 28640, 28640, 28464, 28864,
  28544, 28608, 28496, 28528, 28240, 28672, 29840, 28688, 27952, 28528,
  28448, 28656, 28640, 28496, 28592, 28672, 28640, 28016, 28560, 28784,
  28576, 28192, 28480, 28544, 28688, 28560, 28544, 28672, 28592, 28656,
  28672, 28640, 28720, 28560, 28656, 28592, 28592, 29792, 28176, 28560,
  27392, 28608, 28544, 28608, 28592, 29296, 28368, 28688, 29168, 28560,
  28544, 27776, 28544, 28544, 28576, 28592, 28592, 28560, 28768, 28528,
  28672, 28656, 29392, 28560, 28752, 28688, 28560, 28736, 28592, 28608,
  28992, 27648, 28720, 28672, 28608, 28624, 28480, 28576, 28736, 28560,
  28544, 28560, 27312, 28688, 28416, 28592, 28976, 28624, 28608, 28736,
  28576, 28656, 28480, 28448, 28704, 28352, 28640, 28432, 28560, 28592,
  28448, 28544, 28592, 28528, 28560, 28608, 28512, 28464, 28704, 28624,
  28640, 28544, 28800, 28624, 28608, 28608, 27760, 28576, 28656, 28608,
  28608, 28688, 28608, 28480, 28608, 28384, 28640, 28576, 28592, 28768,
  28528, 28592, 28608, 28848, 28816, 29216, 28240, 28544, 28816, 28192,
  28800, 28576, 28736, 28496, 28576, 28944, 28800, 29136, 26736, 28896,
  28704, 28352, 28528, 28672, 28400, 28800, 28960, 28512, 28672, 28608,
  28528, 28496, 28160, 28864, 28192, 28544, 28576, 28496, 28576, 28528,
  28544, 28752, 28576, 28656, 28272, 28656, 28624, 29216, 27744, 28656,
  28000, 28672, 28560, 28720, 28656, 28528, 27520, 28432, 28688, 28592,
  28560, 28544, 28384, 28720, 28432, 28880, 28400, 28496, 28432, 28768,
  28640, 28608, 28128, 28544, 28896, 28608, 28416, 28656, 27472, 28832,
  27456, 28496, 28624, 28528, 28480, 28624, 28592, 28640, 28672, 28528,
  28576, 28688, 28752, 28672, 28272, 28688, 28080, 28640, 28672, 28288,
  28544, 28592, 28672, 28208, 28480, 28608, 28704, 28608, 28640, 28736,
  28448, 29312, 27568, 28528, 28592, 28560, 28656, 28608, 28592, 28672,
  28608, 28032, 28592, 28656, 28672, 28544, 28624, 28640, 29072, 28544,
  27920, 28496, 28656, 28688, 28672, 28544, 28544, 28608, 28464, 28464,
  28528, 28656, 28736, 28480, 29056, 28720, 28704, 28480, 28608, 28736,
  28400, 28592, 28544, 28608, 28432, 28576, 28608, 28928, 28672, 28976,
  28608, 28400, 28752, 28512, 28592, 28672, 28704, 28544, 28752, 28352,
  28640, 28560, 28688, 28560, 29264, 28528, 28672, 28560, 28656, 28592,
  28736, 28464, 28576, 28544, 28672, 28672, 27568, 27584, 28624, 28656,
  29616, 28688, 28624, 28688, 28608, 28544, 28464, 28432, 28576, 28560,
  28688, 28544, 28528, 28464, 28496, 28592, 29152, 28384, 28608, 28560,
  28528, 28400, 28272, 28464, 28688, 28672, 28608, 28576, 27984, 28928,
  28800, 28720, 29232, 28688, 28528, 28592, 28656, 28608, 28656, 28384,
  28480, 28640, 28368, 28512, 28528, 28768, 28592, 28576, 28688, 28944,
  28544, 28672, 29104, 28912, 28592, 28608, 28080, 28624, 28480, 28576,
  28672, 28464, 28528, 28480, 28576, 28528, 28576, 28736, 28592, 28496,
  28784, 28608, 28656, 28592, 28528, 28528, 28480, 28592, 29664, 28528,
  28528, 28816, 28512, 28544, 28592, 28608, 28624, 28640, 28592, 28528
)



batt_samples6 <- c(
  28688, 28736, 28544, 28512, 28624, 28816, 27712, 28720, 28656, 28512,
  28704, 28672, 28480, 28560, 28608, 28384, 29552, 28272, 28656, 29520,
  28784, 28736, 28720, 28640, 28416, 28576, 28640, 28624, 28672, 28672,
  28560, 27648, 28608, 28016, 28576, 28544, 28512, 28608, 28528, 28656,
  28608, 28400, 28624, 28528, 28640, 28784, 28480, 28688, 28544, 28640,
  28528, 28512, 28416, 28480, 28608, 28432, 28528, 28560, 29168, 28336,
  28448, 28576, 27488, 28608, 28512, 28672, 28576, 28704, 28544, 28528,
  28272, 29632, 28720, 28400, 28736, 28528, 28464, 28544, 28560, 28704,
  28560, 28752, 28528, 28496, 28464, 28544, 28624, 28544, 28544, 28400,
  28544, 28544, 28576, 28576, 28432, 28176, 28608, 27984, 28528, 28400,
  28576, 28480, 26816, 28528, 28784, 29056, 28640, 28864, 28528, 28576,
  29056, 28480, 28496, 28784, 26368, 28880, 27936, 28672, 27680, 28736,
  28592, 28592, 28560, 28672, 28480, 28496, 28640, 28608, 28576, 28480,
  28544, 28608, 29264, 28624, 28560, 29088, 28480, 28624, 28496, 28528,
  28608, 28736, 28640, 28720, 28544, 28592, 28608, 28464, 28640, 28576,
  28640, 28144, 28576, 29504, 28544, 28544, 28672, 28672, 29616, 28000,
  28672, 28576, 28656, 28576, 28592, 28496, 28576, 28608, 28576, 28608,
  28624, 28656, 28672, 28400, 28544, 27232, 28688, 28896, 28800, 28224,
  28736, 28464, 28512, 28608, 28592, 28624, 28576, 28464, 27888, 28768,
  29168, 28512, 28528, 29136, 28608, 28768, 28576, 28624, 28544, 28464,
  28656, 28544, 29216, 28624, 27888, 28768, 28400, 28688, 28688, 28528,
  28512, 28416, 28432, 28720, 28768, 28624, 28544, 28528, 28752, 28560,
  30176, 28400, 28464, 28800, 28608, 28624, 28576, 27648, 28736, 28512,
  28576, 27488, 28592, 28528, 29264, 27984, 28656, 27728, 28544, 28608,
  28560, 28464, 28560, 28560, 28592, 28592, 28576, 28592, 28624, 28112,
  28416, 28592, 28352, 28544, 28544, 28544, 28544, 28640, 28528, 28544,
  28640, 28400, 29456, 28576, 29824, 28288, 28544, 28576, 28688, 28720,
  28688, 28544, 28528, 28672, 28608, 28544, 28528, 28624, 28528, 28592,
  28480, 28416, 28656, 28640, 27984, 28608, 28464, 28576, 28912, 28480,
  28224, 28464, 28544, 28752, 28528, 28768, 28448, 28496, 28592, 28608,
  30032, 28544, 28560, 28576, 28544, 28576, 28528, 28592, 28096, 28512,
  28464, 28608, 28672, 28736, 28576, 28608, 28704, 27904, 28464, 28576,
  28624, 28464, 28560, 28528, 28544, 28544, 28576, 28656, 28720, 28512,
  27216, 28096, 28400, 29008, 28672, 28576, 28544, 28272, 28592, 28416,
  28624, 28608, 28608, 28576, 28528, 28560, 28576, 28512, 28304, 28496,
  28496, 28704, 28480, 29296, 28992, 28864, 28560, 27936, 28528, 28560,
  28528, 28608, 28544, 28768, 28544, 28608, 28464, 28496, 28688, 29392,
  28832, 28464, 27872, 28640, 28672, 28672, 28560, 28560, 28576, 28672,
  28544, 28608, 28544, 28592, 28512, 28544, 28672, 28608, 28528, 28736,
  28400, 28464, 28624, 28608, 28608, 28608, 27312, 28704, 28560, 28544,
  28240, 28640, 28640, 28464, 28384, 28592, 28624, 28512, 28320, 29120,
  28416, 28464, 28464, 28496, 28608, 29504, 28672, 28544, 28576, 28560,
  28624, 28512, 28672, 28704, 28528, 28720, 28464, 26960, 28608, 28864,
  28608, 28464, 28560, 28224, 28512, 28640, 28688, 28560, 28672, 28608,
  28544, 28576, 28496, 28464, 29200, 28496, 28704, 28560, 29328, 27600,
  28448, 27392, 27936, 28448, 28624, 28592, 28704, 28640, 28624, 28592,
  28576, 28832, 28624, 28656, 28560, 28560, 28528, 29312, 28656, 28416,
  28544, 28992, 28880, 28592, 27264, 28672, 28528, 28384, 28640, 28512,
  28528, 28576, 28592, 28512, 28528, 27904, 28544, 28528, 28544, 28640,
  28560, 28672, 26016, 28016, 28512, 28368, 28336, 28528, 28400, 28640,
  28480, 28592, 28592, 28624, 28704, 28608, 28464, 28704, 28640, 29568,
  28544, 28528, 28608, 28608, 28480, 28384, 28624, 29824, 28368, 28672,
  28608, 28448, 28576, 28416, 28336, 28512, 28736, 28688, 28768, 29232,
  28672, 28400, 28544, 27696, 28688, 28480, 28672, 28576, 28528, 28464,
  28512, 28544, 28640, 26368, 28592, 28704, 28640, 28480, 28576, 28592,
  28512, 28128, 28704, 28736, 26752, 28544, 28800, 28512, 28464, 28544,
  28480, 28544, 28592, 28512, 28672, 28576, 28560, 28336, 28528, 28336,
  28656, 28464, 28640, 28496, 28480, 28528, 28528, 28528, 28528, 28576,
  28368, 28496, 28608, 28528, 28592, 28720, 28512, 28272, 28560, 28928,
  27600, 28144, 28640, 28896, 27536, 28176, 28624, 28464, 28304, 28608,
  27472, 28528, 28496, 28592, 28592, 28544, 28608, 28624, 28592, 28640,
  28624, 28496, 28528, 28608, 29568, 27888, 28640, 28608, 28752, 28496,
  28464, 28592, 28640, 28576, 28544, 28688, 28672, 28656, 28480, 28592,
  28576, 28112, 28368, 29552, 28496, 28480, 28576, 29904, 28592, 29168,
  28608, 28576, 28576, 28416, 28672, 28560, 28352, 28560, 28624, 28592,
  28416, 28736, 28624, 28640, 28496, 28528, 28528, 28720, 28560, 28704,
  27744, 28528, 28544, 28544, 28528, 28576, 28656, 28496, 28592, 28672,
  28592, 29152, 26752, 29328, 28768, 28192, 29760, 28608, 28768, 28528,
  28576, 28592, 28560, 28704, 27584, 28704, 28672, 28576, 28608, 28496,
  28576, 28672, 28672, 29248, 28704, 27792, 28736, 28576, 27920, 28576,
  28672, 28544, 28496, 28512, 28640, 28512, 28528, 28576, 28512, 28608,
  28560, 28656, 28528, 28736, 28608, 28688, 28496, 28480, 28592, 28928,
  28640, 28528, 28976, 28560, 28512, 28528, 28544, 28544, 28608, 28608,
  28112, 28704, 28592, 28576, 28448, 28688, 27680, 28096, 28400, 28416,
  28672, 27968, 28512, 28656, 28640, 28560, 28464, 28576, 28528, 28608,
  28560, 28512, 28544, 28592, 28576, 28592, 28464, 28720, 28464, 28544,
  28528, 28592, 29552, 28608, 28576, 29136, 28544, 28576, 28560, 28640,
  28480, 28464, 28480, 28576, 28752, 28560, 28240, 28480, 28576, 28368,
  27840, 25152, 28848, 28608, 28528, 28560, 28640, 28480, 28608, 28576,
  28400, 28720, 28656, 28576, 28400, 28672, 27504, 28400, 28592, 28416,
  28064, 28688, 28704, 28464, 28608, 28528, 28528, 28528, 28560, 28624,
  28560, 28560, 28688, 28400, 28656, 28144, 28496, 28944, 28576, 28480,
  28560, 28672, 28544, 28560, 28496, 28544, 28608, 28608, 28512, 28464,
  28592, 28672, 28528, 28208, 28528, 28496, 28928, 28672, 28544, 28672,
  28528, 28560, 28608, 28496, 28576, 28560, 27536, 28608, 28624, 28592,
  28704, 28672, 28528, 29296, 28560, 28576, 28544, 28928, 28512, 27792,
  28528, 28544, 29552, 28576, 28704, 28592, 28288, 28480, 28560, 28592,
  28464, 28640, 28672, 28592, 26944, 28528, 28672, 28144, 28608, 28592,
  28608, 28560, 28560, 28640, 28560, 28512, 28640, 28720, 28576, 28480,
  28592, 28592, 28720, 28528, 28480, 28608, 28752, 28528, 28576, 28608,
  28672, 28672, 28576, 28688, 29472, 28544, 29296, 28464, 28496, 28704,
  28480, 28544, 28672, 28512, 28544, 28608, 28464, 28656, 28576, 28528,
  28496, 28656, 29696, 28496, 29120, 28512, 28352, 28496, 28576, 28640,
  28544, 28672, 28560, 28608, 28496, 28496, 28576, 28608, 28544, 28720,
  28624, 28528, 28592, 28672, 28464, 28544, 28528, 28656, 28496, 28560,
  28480, 28560, 29552, 28320, 28544, 28192, 28768, 28832, 27408, 28848,
  28800, 28560, 28560, 28464, 28432, 28688, 27696, 28656, 28880, 28784,
  28912, 28608, 28256, 28528, 28672, 28560, 28672, 28608, 28592, 28560,
  28416, 28592, 28448, 28640, 28544, 28576, 28032, 28528, 28656, 28560,
  28608, 28576, 28560, 28640, 28672, 28528, 28624, 29744, 28592, 28560
)




#############################################


graphsets <- list(filename=c("md100nFcap4", "batterys5", "batterys6"),
                  conditions=c("across 0.1uF capacitor",
                               paste("across alkaline single cell", c("sample i", "sample ii"))),
                  samples=list(samples4, batt_samples5, batt_samples6))

for (idx in seq(1, length(graphsets$filename))) { 

dataname   <- graphsets$filename[[idx]]
conditions <- graphsets$conditions[[idx]]
samples    <- graphsets$samples[[idx]]

ref_voltage <- 3.3

sample_period <- 47.469 * 1e-3
#notes_pos_x <- 10 * 1e-3
notes_pos_x <- sample_period * 15/50


#rc_value <- 1e6 * 2.2 * 1e-6
rc_value <- 1e6 * 0.1 * 1e-6

delay <- 0.005

### These are now set at top of for loop
###conditions <- "during slow capacitor discharge"
###conditions <- "across capacitor"
samples_df <- data.frame(voltage=samples*ref_voltage/65535.0,
                         time=seq(0.0, sample_period,
                                  length.out=length(samples)))


model_exp <- nls(voltage ~ I(a * exp((-time - delay) / b)),
                             data=samples_df, start=list(a=samples_df$voltage[1],
                                                         b=rc_value))

model_poly1_pass1 <- nls(voltage ~ I(a * time + b),
                         data=samples_df,
                         start=list(a=0, b=ref_voltage/2))

samples_df$res_poly1_pass1 <- residuals(model_poly1_pass1)

### There's a handful around 50ms out
outlier_s <- 0.050

### Calculate some weights to reduce effect of outliers on nls (s for squares)
### take the distance away from the outlier_s based on first fitted line
### and cap that, scale to 4.99 then cap those values at 4.0
samples_df$w1 <- pmin((outlier_s - pmin(outlier_s,
                                        abs(samples_df$res_poly1_pass1))) * 4.99/outlier_s,
                      4.0)

model_poly1_pass2 <- nls(voltage ~ I(a * time + b),
                         data=samples_df,
                         weights=samples_df$w1,
                         start=list(a=0, b=ref_voltage/2))


### plot graph with points, curve, both lines.


### plot same graph and zoom in on vertical

### TODO - colours are terrible
### yellow points are barely visible
### TODO clean-up legend
### TODO add annotation bottom left with
###    mean, mean(fitted exp()), mean(fitted line), mean(fitted line (weighted))

### Do i care about Q-Q?

###
mean_v = mean(samples_df$voltage)
mean_curve_v = mean(predict(model_exp, list(x=samples_df$time)))
mean_line_v = mean(predict(model_poly1_pass1, list(x=samples_df$time)))
mean_weighted_v = mean(predict(model_poly1_pass2, list(x=samples_df$time)))

### Hacky but I want to use geom_label
max_v = max(samples_df$voltage)
min_v = min(samples_df$voltage)
NApadding = rep(NA, dim(samples_df)[1] - 1)
samples_df$label_x <- c(notes_pos_x, NApadding)
samples_df$label_y <- c(min_v + (max_v - min_v) * 0.15, NApadding)
samples_df$label <- c(sprintf("means            \n samples=%.4f\ncurve=%.4f\nline=%.4f\n  weighted line=%.4f",
                              mean_v, mean_curve_v, mean_line_v, mean_weighted_v),
                      NApadding)

g1 <- ggplot(samples_df, aes(x=time)) +
  ggtitle(paste("P1 pad voltage", conditions)) +
  theme_light(base_size=28) +
  theme(plot.title=element_text(hjust=0.5, size=34),
        legend.position="top", legend.title=element_blank(),
        legend.spacing.x = unit(0.5, 'char'),
        panel.grid.minor.y=element_blank()) +
  scale_x_continuous(labels=function(x) { x * 1000.0 }) +
  labs(x="time (ms)", y="voltage (V)") +
  geom_point(aes(y=voltage,
                 color=cut(samples_df$w1, c(-1, 1, 2, 3, 3.8, 4)),
                 size=5.5 - samples_df$w1)) +
  geom_line(aes(y=predict(model_exp, list(x=time)), color="curve"),
            lwd=6, alpha=0.75) +
  geom_line(aes(y=predict(model_poly1_pass1, list(x=time)), color="line"),
            linetype="dashed", lwd=3, alpha=0.5) +
  geom_line(aes(y=predict(model_poly1_pass2, list(x=time)), color="weighted"),
            linetype="twodash", lwd=3, alpha=0.5) +
  guides(size=FALSE, linetype=FALSE) +
  scale_color_manual(values=c("(-1,1]" ="red",
                              "(1,2]" = "orangered",
                              "(2,3]" = "orange",
                              "(3,3.8]" = "gray80",
                              "(3.8,4]" = "gray30",
                              
                              "curve" = "grey",
                              "line" = "purple",
                              "weighted" = "green"
                              ),
                     labels=c("curve" = "curve  ", 
                              "line" = "line  ",
                              "weighted" = "weighted line  "),
                     breaks=c("curve", "line", "weighted")) +
  geom_label(aes(y=label_y, x=label_x, label=label),
             hjust=1, size=10, fill="white",
             label.padding = unit(0.65, "char"),
             alpha=0.75
             )


# this shows the line a bit more clearly - also shows the discrete nature of samples
headroom <- 0.000  ### 0mV
g2 <- g1 +
  geom_point(aes(y=voltage,
                 color=cut(samples_df$w1, c(-1, 1, 2, 3, 3.8, 4))),
             size=2, shape=8) +
  coord_cartesian(ylim=c(min(predict(model_poly1_pass1, list(x=samples_df$time)),
                                      predict(model_poly1_pass2, list(x=samples_df$time))
                                      ) - headroom,
                                  max(predict(model_poly1_pass1, list(x=samples_df$time)),
                                      predict(model_poly1_pass2, list(x=samples_df$time))
                                      ) + headroom))
  

st <- shapiro.test(samples_df$res_poly1_pass1)

g3 <-  ggplot(samples_df, aes(x=time)) +
  ggtitle(paste("P1 pad voltage", conditions),
          subtitle="Residuals from first fitted line"
          ) +
  theme_light(base_size=28) +
  theme(plot.title=element_text(hjust=0.5, size=34),
        plot.subtitle=element_text(hjust=0.5, size=28),
        legend.position="top", legend.title=element_blank(),
        legend.spacing.x = unit(0.5, 'char'),
        panel.grid.minor.y=element_blank()) +
  scale_x_continuous(labels=function(x) { x * 1000.0 }) +
  labs(x="time (ms)", y="voltage (mV)") +
  geom_point(aes(y=res_poly1_pass1*1000,
                 color=cut(samples_df$w1, c(-1, 1, 2, 3, 3.8, 4))),
             size=3.5) +
#  guides(size=FALSE, linetype=FALSE) +
  scale_color_manual(values=c("(-1,1]" ="red",
                              "(1,2]" = "orangered",
                              "(2,3]" = "orange",
                              "(3,3.8]" = "gray80",
                              "(3.8,4]" = "gray30",
                              
                              "curve" = "grey",
                              "line" = "purple",
                              "weighted" = "green"
  ),
  labels=c("curve" = "curve  ", 
           "line" = "line  ",
           "weighted" = "weighted line  "),
  breaks=c("curve", "line", "weighted"))


### The joys of working around dynamic scoping for binw
### there's probably a more elegant way of doing this
mkdnorm <- function(binw, hfactor, sdfactor, meanoffset) {
  l_binw <- binw
  l_hfactor <- hfactor
  l_sdfactor <- sdfactor
  l_meanoffset <- meanoffset
  return (function(x) {
    dnorm(x,
          mean = mean(samples_df$res_poly1_pass1 * 1000) + l_meanoffset,
          sd = sd(samples_df$res_poly1_pass1 * 1000) * l_sdfactor) *
      l_binw * dim(samples_df)[1] * l_hfactor })
}

### Histogram time - do several to give option to animate them
### Fixing the x width makes a lot more sense for animation comparison
### but letting the y axis auto-range works well
binwidthds_mv = c(8, 4, 2, 1, 0.5)
ghists <- vector("list", length(binwidthds_mv))
idx <- 1
for (binw in binwidthds_mv) {
  lfunc <- mkdnorm(binw, 1, 1, 0)
  lfunc_s2h2 <- mkdnorm(binw, 1.0, 0.4, 0)  ### 0.4 looks better on central part
  gh <- ggplot(samples_df, aes(x=time)) +
    ggtitle(paste("P1 pad voltage", conditions),
            subtitle="Histogram of residuals from first fitted line"
    ) +
    theme_light(base_size=28) +
    theme(plot.title=element_text(hjust=0.5, size=34),
          plot.subtitle=element_text(hjust=0.5, size=28),
          legend.position="top", legend.title=element_blank(),
          legend.spacing.x = unit(0.5, "char"),
          panel.grid.minor.y=element_blank()) +
    theme(legend.key.width = unit(3,"char")) +
    geom_histogram(aes(res_poly1_pass1*1000, fill="line"),
                   color="black",
                   binwidth=binw) +
    guides(fill=FALSE) + 
    scale_y_continuous(labels=function(x) { print(x) ; sprintf("%04d", x) } ) +
    labs(x="voltage (mV)") +
    ### n is usually 101 which looks poor on the modified normal
    stat_function(aes(linetype="norm"),
                  fun=lfunc, color="blue3", n=301, lwd=1.25, show.legend=TRUE) +
    stat_function(aes(linetype="modnorm"),
                  fun=lfunc_s2h2, color="blue", n=501, lwd=1.25, show.legend=TRUE) +
    scale_linetype_manual(values=c("norm" = "dashed", 
                                   "modnorm" = "solid"),
                          labels=c("norm" = "normal distribution  ",
                                   "modnorm" = "modified sd normal dist.  "),
                          breaks=c("norm", "modnorm")) +
    coord_cartesian(xlim=c(min(samples_df$res_poly1_pass1)*1000,
                           max(samples_df$res_poly1_pass1)*1000))
  ghists[[idx]] <- gh
  idx <- idx + 1
}

binw <- 30

samples_df$wslabel_x <- c(3, NApadding)
min_res <- min(samples_df$res_poly1_pass1)
max_res <- max(samples_df$res_poly1_pass1)
samples_df$wslabel_y <- c(min_res + (max_res - min_res) * 0.15, NApadding) * 1000.0
samples_df$wslabel <- c(sprintf("  %s\n  W=%.3f\n  p-value=%.4e",
                              st$method, st$statistic, st$p.value),
                        NApadding)

g5 <- ggplot(samples_df, aes(sample = res_poly1_pass1*1000, color="line")) +
  ggtitle(paste("P1 pad voltage", conditions),
          subtitle="Q-Q of fitted line residuals vs normal distribution"
  ) +
  theme_light(base_size=28) +
  theme(plot.title=element_text(hjust=0.5, size=34),
        plot.subtitle=element_text(hjust=0.5, size=28),
        legend.position="top", legend.title=element_blank(),
        legend.spacing.x = unit(0.5, 'char'),
        panel.grid.minor.y=element_blank()) +
  stat_qq(shape=21, size=4, show.legend=FALSE) +
  stat_qq(shape=21, size=5, color="black", show.legend=FALSE) +
  stat_qq_line(lwd=2, show.legend=FALSE) +
  geom_label(aes(y=wslabel_y, x=wslabel_x, label=wslabel),
             hjust=1, size=10, color="black", fill="white",
             label.padding = unit(0.65, "char"),
             alpha=0.8
             )

### pp plot based on tips on
### https://homepage.divms.uiowa.edu/~luke/classes/STAT4580/qqpp.html
### Feels like i should clip the abline but probably needs use of segment
m <- mean(samples_df$res_poly1_pass1)
s <- sd(samples_df$res_poly1_pass1)
n <- nrow(samples_df)
p <- (1 : n) / n - 0.5 / n

g6 <- ggplot(samples_df) +
  ggtitle(paste("P1 pad voltage", conditions),
          subtitle="P-P of fitted line residuals vs normal distribution"
  ) +
  theme_light(base_size=28) +
  theme(plot.title=element_text(hjust=0.5, size=34),
        plot.subtitle=element_text(hjust=0.5, size=28),
        legend.position="top", legend.title=element_blank(),
        legend.spacing.x = unit(0.5, 'char'),
        panel.grid.minor.y=element_blank()) +
  labs(x="theoretical cumulative distribution (normal)", y="cumulative distribution of samples") +
  geom_point(aes(x=p, y=pnorm(sort(res_poly1_pass1), m, s))) +
  geom_abline(aes(color="aline", slope=1, intercept=0), lwd=2, show.legend=FALSE) 

#g1


filebase <- paste0(dataname, "-")

filename <- "samples-fitted-lines"
### Save as 1600x1200 (4:3) png
ggsave(paste(filebase, filename, ".png", sep=""),
       g1,
       dpi=100, height=12, width=16, units="in")


filename <- "samples-fitted-lines-zoom"
### Save as 1600x1200 (4:3) png
ggsave(paste(filebase, filename, ".png", sep=""),
       g2,
       dpi=100, height=12, width=16, units="in")


filename <- "fitted-line-residuals"
### Save as 1600x1200 (4:3) png
ggsave(paste(filebase, filename, ".png", sep=""),
       g3,
       dpi=100, height=12, width=16, units="in")


idx <- 1
for (bins in binwidthds_mv) {
  filename <- sprintf("fitted-line-residuals-histogram-%03d", idx)
  ### Save as 1600x1200 (4:3) png
  ggsave(paste(filebase, filename, ".png", sep=""),
         ghists[[idx]],
         dpi=100, height=12, width=16, units="in")
  idx <- idx + 1
}


filename <- "fitted-line-residuals-qq"
### Save as 1600x1200 (4:3) png
ggsave(paste(filebase, filename, ".png", sep=""),
       g5,
       dpi=100, height=12, width=16, units="in")


filename <- "fitted-line-residuals-pp"
### Save as 1600x1200 (4:3) png
ggsave(paste(filebase, filename, ".png", sep=""),
       g6,
       dpi=100, height=12, width=16, units="in")

}
